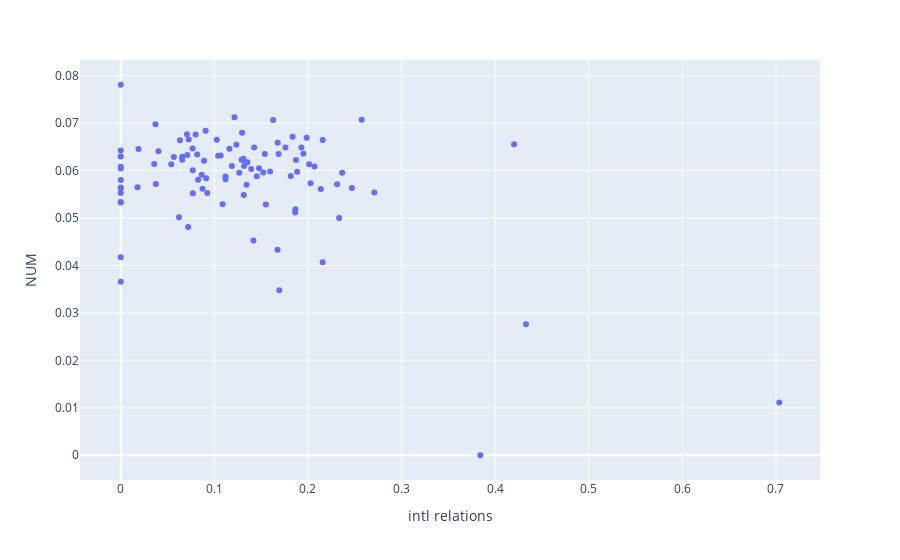

Write notebook code for a chart like this one.
### Code cell
fig = px.scatter(tidy_topic, x="intl relations", y="NUM")
fig.show()
